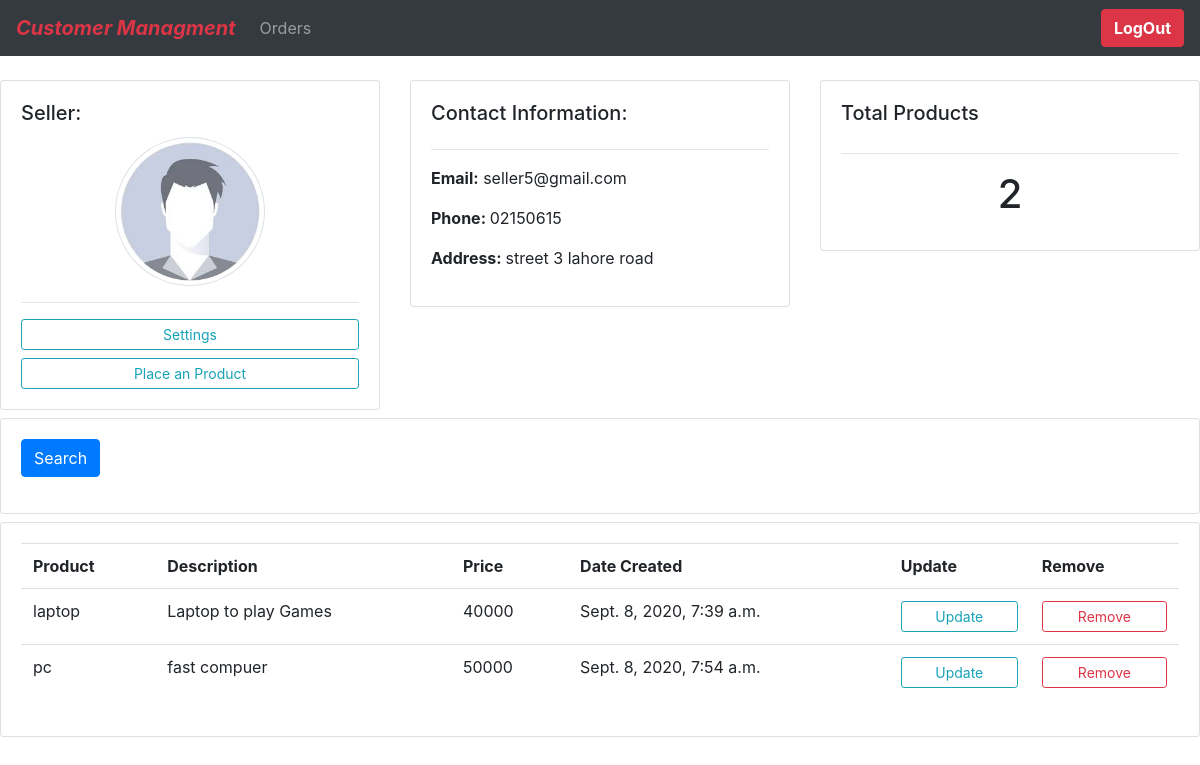
Screenshot of /seller/5/ (signed in) with the database file from the repository.
### Authentication/models.py (models this page shows, shortened)
class User(AbstractBaseUser,PermissionsMixin):
    email = models.EmailField( max_length=255, unique=True)
    user_type = models.CharField(max_length=200,choices=USER_TYPE_CHOICES,null=True)
    last_login = models.DateTimeField( blank=True, null=True)
    is_staff = models.BooleanField( default=False)
    is_superuser = models.BooleanField( default=False)
    is_active = models.BooleanField( default=True)
    date_joined = models.DateTimeField(default=timezone.now)
    objects = UserManager()
    USERNAME_FIELD = 'email'
    REQUIRED_FIELDS = []
    class Meta:
        ordering = ['email']

### seller/models.py (models this page shows, shortened)
class Seller(models.Model):
    user = models.OneToOneField(User,on_delete=models.CASCADE,unique=True)
    name = models.CharField(max_length=60,null=True)
    phone = models.CharField(max_length=13,null=True)
    address = models.CharField(max_length=200 , default="address here" ,null=True)
    profile_pic = models.ImageField(null=True, default="defaultprofile.jpg" ,blank=True)
    created_at = models.DateTimeField(auto_now_add=True,max_length=200)
    updated_at = models.DateTimeField(auto_now=True,max_length=200)
    class Meta:
        verbose_name = 'Seller'
        verbose_name_plural = 'Sellers'

### product/models.py (models this page shows)
class Product(models.Model):
    seller = models.ForeignKey(Seller , on_delete=models.CASCADE)
    name = models.CharField(unique=True,max_length=200)
    description = models.CharField(max_length=200)
    price = models.IntegerField()
    created_at = models.DateTimeField(auto_now_add=True,max_length=200)
    updated_at = models.DateTimeField(auto_now=True,max_length=200)
    class Meta:
        verbose_name = 'Product'
        verbose_name_plural = 'Products'
    def __str__(self):
        return self.name

### seller/views.py (the view)
# urls.py: path('<str:pk>/',seller_home ,name="seller-home"),
@login_required(login_url="signin")
@user_passes_test(is_user_seller , login_url='signin')
def seller_home(request,pk):
    try:
        seller =  Seller.objects.get(id=pk)
    except User.DoesNotExist:
        raise Http404("Seller Does Not Exisit")
    sellerproducts = Product.objects.filter(seller=seller)
    totalsellerproducts = sellerproducts.count()
    context = {'seller':seller,'sellerproducts':sellerproducts,"totalsellerproducts":totalsellerproducts }
    return render(request,"seller_home.html",context)

### seller/views.py (called while the page is built)
def is_user_seller(user):
    if user.user_type=="SELLER" and user.is_active:
        return True

### static/template/seller_home.html
{% extends 'main.html' %}
{% block content %}
<br>
<div class="row mb-2">
    <div class="col-md">
        <div class="card card-body">
            <h5 class="card-title">Seller:</h5>
            <img width="150" height="150" class="mx-auto d-block img-thumbnail rounded-circle" src="{{request.user.seller.profile_pic.url}}" alt="">
            <hr>
            <a class="btn btn-outline-info btn-sm btn-block" href="{% url 'settings_seller' request.user.seller.id %}">Settings</a>
            <a class="btn btn-outline-info btn-sm btn-block" href="{% url 'place_product' request.user.seller.id %}">Place an Product </a>
        </div>
    </div>
    <div class="col-md">
        <div class="card card-body">
            <h5>Contact Information:</h5>
            <hr>
            <p class=""><b>Email:</b>  {{seller.user.email}}</p>
            <p><b>Phone: </b> {{seller.phone}}</p>
            <p><b>Address: </b> {{seller.address}}</p>
        </div>
    </div>
    <div class="col-md">
        <div class="card card-body">
            <h5 class="card-title">Total Products</h5>
            <hr>
            <h1 class="text-center card-title">
                {{totalsellerproducts}}
            </h1>
        </div>
    </div>
</div>
<div class="row mt-2 mb-2">
    <div class="col-md">
        <div class="card card-body">
            <form method="get">
                <button class="btn btn-primary" type="submit"> Search</button>
            </form>
        </div>
    </div>
</div>
<div class="row mt-2">
    <div class="col-md">
        <div class="card card-body">
            <table class="table">
                <tr>
                    <th>Product</th>
                    <th>Description</th>
                    <th>Price</th>
                    <th>Date Created</th>
                    <th>Update</th>
                    <th>Remove</th>
                </tr>
                {% if sellerproducts %}
                    {% for i in sellerproducts %}
                    <tr>
                        <td>{{i}}</td>
                        <td>{{i.description}}</td>
                        <td>{{i.price}}</td>
                        <td>{{i.created_at}}</td>
                        <td>
                            <a class="btn btn-outline-info btn-sm btn-block" href="{% url 'update_product' i.id %}">Update </a>
                        </td>
                        <td><a class="btn btn-outline-danger btn-sm btn-block" href="">Remove</a></td>
                    </tr>
                    {% endfor %}
                {% endif %}
            </table>
        </div>
    </div>
</div>
{% endblock %}

### rows the page displays
User: user.seller.profile_pic (placeholder picture)
Seller: user.email "seller5@gmail.com", phone "02150615", address "street 3 lahore road"
Product: name "laptop", description "Laptop to play Games", price "40000", created_at "Sept. 8, 2020, 7:39 a.m."
Product: name "pc", description "fast compuer", price "50000", created_at "Sept. 8, 2020, 7:54 a.m."

### other values shown
{{ totalsellerproducts }} "2"
